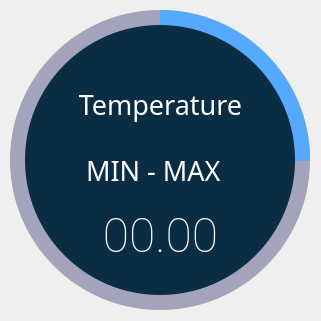
   <widget class="QFrame" name="circularProgressBarBase">
    <property name="geometry">
     <rect>
      <x>240</x>
      <y>80</y>
      <width>321</width>
      <height>321</height>
     </rect>
    </property>
    <property name="frameShape">
     <enum>QFrame::NoFrame</enum>
    </property>
    <property name="frameShadow">
     <enum>QFrame::Raised</enum>
    </property>
    <widget class="QFrame" name="circularProgressTEMP">
     <property name="geometry">
      <rect>
       <x>10</x>
       <y>10</y>
       <width>300</width>
       <height>300</height>
      </rect>
     </property>
     <property name="styleSheet">
      <string notr="true">QFrame{
	border-radius: 150px;
	background-color: qconicalgradient(cx:0.5, cy:0.5, angle:90, stop:0.749 rgba(255, 0, 127, 0), stop:0.750 rgba(85, 170, 255, 255));
}</string>
     </property>
     <property name="frameShape">
      <enum>QFrame::NoFrame</enum>
     </property>
     <property name="frameShadow">
      <enum>QFrame::Raised</enum>
     </property>
    </widget>
    <widget class="QFrame" name="circularBg">
     <property name="geometry">
      <rect>
       <x>10</x>
       <y>10</y>
       <width>300</width>
       <height>300</height>
      </rect>
     </property>
     <property name="styleSheet">
      <string notr="true">QFrame{
	border-radius: 150px;
	background-color: rgba(77, 77, 127, 120);
}</string>
     </property>
     <property name="frameShape">
      <enum>QFrame::NoFrame</enum>
     </property>
     <property name="frameShadow">
      <enum>QFrame::Raised</enum>
     </property>
    </widget>
    <widget class="QFrame" name="container">
     <property name="geometry">
      <rect>
       <x>25</x>
       <y>25</y>
       <width>270</width>
       <height>270</height>
      </rect>
     </property>
     <property name="styleSheet">
      <string notr="true">QFrame{
	border-radius: 135px;
	background-color: #0A2D44;
}</string>
     </property>
     <property name="frameShape">
      <enum>QFrame::NoFrame</enum>
     </property>
     <property name="frameShadow">
      <enum>QFrame::Raised</enum>
     </property>
     <widget class="QWidget" name="layoutWidget">
      <property name="geometry">
       <rect>
        <x>40</x>
        <y>50</y>
        <width>191</width>
        <height>191</height>
       </rect>
      </property>
      <layout class="QGridLayout" name="gridLayout">
       <item row="0" column="0">
        <widget class="QLabel" name="labelTitle">
         <property name="font">
          <font>
           <family>Quicksand</family>
           <pointsize>12</pointsize>
          </font>
         </property>
         <property name="styleSheet">
          <string notr="true">background-color: none;
color: #FFFFFF</string>
         </property>
         <property name="text">
          <string>&lt;html&gt;&lt;head/&gt;&lt;body&gt;&lt;p&gt;&lt;span style=&quot; font-size:20pt;&quot;&gt;Temperature&lt;/span&gt;&lt;/p&gt;&lt;/body&gt;&lt;/html&gt;</string>
         </property>
         <property name="alignment">
          <set>Qt::AlignCenter</set>
         </property>
        </widget>
       </item>
       <item row="2" column="0">
        <widget class="QLabel" name="labelPercentage">
         <property name="font">
          <font>
           <family>Roboto Thin</family>
           <pointsize>20</pointsize>
          </font>
         </property>
         <property name="autoFillBackground">
          <bool>false</bool>
         </property>
         <property name="styleSheet">
          <string notr="true">background-color: none;
color: #FFFFFF</string>
         </property>
         <property name="text">
          <string>&lt;html&gt;&lt;head/&gt;&lt;body&gt;&lt;p&gt;&lt;span style=&quot; font-size:36pt;&quot;&gt;00.00&lt;/span&gt;&lt;/p&gt;&lt;/body&gt;&lt;/html&gt;</string>
         </property>
         <property name="alignment">
          <set>Qt::AlignCenter</set>
         </property>
        </widget>
       </item>
       <item row="1" column="0">
        <widget class="QLabel" name="tempPB_MM">
         <property name="font">
          <font>
           <family>Quicksand</family>
           <pointsize>20</pointsize>
          </font>
         </property>
         <property name="styleSheet">
          <string notr="true">color: rgb(255, 255, 255);</string>
         </property>
         <property name="text">
          <string>   MIN - MAX</string>
         </property>
        </widget>
       </item>
      </layout>
     </widget>
    </widget>
    <zorder>circularBg</zorder>
    <zorder>circularProgressTEMP</zorder>
    <zorder>container</zorder>
   </widget>
